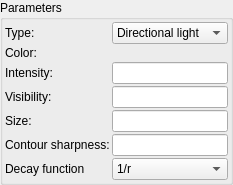
    <widget class="QGroupBox" name="groupBox">
     <property name="title">
      <string>Parameters</string>
     </property>
     <layout class="QVBoxLayout" name="verticalLayout_2">
      <property name="leftMargin">
       <number>2</number>
      </property>
      <property name="topMargin">
       <number>2</number>
      </property>
      <property name="rightMargin">
       <number>2</number>
      </property>
      <property name="bottomMargin">
       <number>2</number>
      </property>
      <item>
       <layout class="QGridLayout" name="gridLayout_2">
        <property name="spacing">
         <number>2</number>
        </property>
        <item row="2" column="1">
         <widget class="MyLineEdit" name="logedit_intensity">
          <property name="sizePolicy">
           <sizepolicy hsizetype="Expanding" vsizetype="Maximum">
            <horstretch>0</horstretch>
            <verstretch>0</verstretch>
           </sizepolicy>
          </property>
          <property name="toolTip">
           <string>&lt;html&gt;&lt;head/&gt;&lt;body&gt;&lt;p&gt;Brightness of the light source. Strength of  illumination.&lt;/p&gt;&lt;/body&gt;&lt;/html&gt;</string>
          </property>
         </widget>
        </item>
        <item row="1" column="1">
         <widget class="MyColorButton" name="colorButton_color" native="true">
          <property name="toolTip">
           <string>&lt;html&gt;&lt;head/&gt;&lt;body&gt;&lt;p&gt;Color of light source&lt;/p&gt;&lt;/body&gt;&lt;/html&gt;</string>
          </property>
          <property name="text" stdset="0">
           <string>PushButton</string>
          </property>
         </widget>
        </item>
        <item row="2" column="0">
         <widget class="QLabel" name="label_11">
          <property name="text">
           <string>Intensity:</string>
          </property>
         </widget>
        </item>
        <item row="4" column="0">
         <widget class="QLabel" name="label_14">
          <property name="text">
           <string>Size:</string>
          </property>
         </widget>
        </item>
        <item row="4" column="1">
         <widget class="MyLineEdit" name="logedit_size">
          <property name="sizePolicy">
           <sizepolicy hsizetype="Expanding" vsizetype="Maximum">
            <horstretch>0</horstretch>
            <verstretch>0</verstretch>
           </sizepolicy>
          </property>
          <property name="toolTip">
           <string>&lt;html&gt;&lt;head/&gt;&lt;body&gt;&lt;p&gt;Size of illuminated fog around the light source.&lt;/p&gt;&lt;/body&gt;&lt;/html&gt;</string>
          </property>
         </widget>
        </item>
        <item row="3" column="1">
         <widget class="MyLineEdit" name="logedit_visibility">
          <property name="sizePolicy">
           <sizepolicy hsizetype="Expanding" vsizetype="Maximum">
            <horstretch>0</horstretch>
            <verstretch>0</verstretch>
           </sizepolicy>
          </property>
          <property name="toolTip">
           <string>&lt;html&gt;&lt;head/&gt;&lt;body&gt;&lt;p&gt;Visibility of the light source. It simulates illuminated fog around the light source.&lt;/p&gt;&lt;/body&gt;&lt;/html&gt;</string>
          </property>
         </widget>
        </item>
        <item row="3" column="0">
         <widget class="QLabel" name="label_13">
          <property name="text">
           <string>Visibility:</string>
          </property>
         </widget>
        </item>
        <item row="0" column="1">
         <widget class="MyComboBox" name="comboBox_type">
          <property name="toolTip">
           <string>&lt;html&gt;&lt;head/&gt;&lt;body&gt;&lt;p&gt;Selection of light source type&lt;/p&gt;&lt;p&gt;- Directional light - light source emitting from infinite distance at the angle defined by user&lt;/p&gt;&lt;p&gt;- Point light - light source emitting evenly around user defined point&lt;/p&gt;&lt;p&gt;- Spot light - light source emitting conical beam&lt;/p&gt;&lt;p&gt;- Projection - light source emitting beam of light colorized by texture image&lt;/p&gt;&lt;p&gt;- Beam - linear beam of the light (requires Monte Carlo rendering mode)&lt;/p&gt;&lt;/body&gt;&lt;/html&gt;</string>
          </property>
          <item>
           <property name="text">
            <string>Directional light</string>
           </property>
          </item>
          <item>
           <property name="text">
            <string>Point light</string>
           </property>
          </item>
          <item>
           <property name="text">
            <string>Spot light</string>
           </property>
          </item>
          <item>
           <property name="text">
            <string>Projection</string>
           </property>
          </item>
          <item>
           <property name="text">
            <string>Beam</string>
           </property>
          </item>
         </widget>
        </item>
        <item row="6" column="0">
         <widget class="QLabel" name="label_15">
          <property name="text">
           <string>Decay function</string>
          </property>
         </widget>
        </item>
        <item row="0" column="0">
         <widget class="QLabel" name="label_2">
          <property name="text">
           <string>Type:</string>
          </property>
         </widget>
        </item>
        <item row="1" column="0">
         <widget class="QLabel" name="label_12">
          <property name="text">
           <string>Color:</string>
          </property>
         </widget>
        </item>
        <item row="6" column="1">
         <widget class="MyComboBox" name="comboBox_decayFunction">
          <property name="toolTip">
           <string>&lt;html&gt;&lt;head/&gt;&lt;body&gt;&lt;p&gt;Decay function defines how light intensity decays with distance from the light. Decay function 1/r² complies with the laws of physics. 1/r reduces the decaying of light intensity. 1/r³ increases the decaying of light intensity. &lt;/p&gt;&lt;/body&gt;&lt;/html&gt;</string>
          </property>
          <item>
           <property name="text">
            <string>1/r</string>
           </property>
          </item>
          <item>
           <property name="text">
            <string>1/r²</string>
           </property>
          </item>
          <item>
           <property name="text">
            <string>1/r³</string>
           </property>
          </item>
         </widget>
        </item>
        <item row="5" column="1">
         <widget class="MyLineEdit" name="logedit_contour_sharpness">
          <property name="sizePolicy">
           <sizepolicy hsizetype="Expanding" vsizetype="Maximum">
            <horstretch>0</horstretch>
            <verstretch>0</verstretch>
           </sizepolicy>
          </property>
          <property name="toolTip">
           <string>&lt;html&gt;&lt;head/&gt;&lt;body&gt;&lt;p&gt;Sharpness of contour of the light source.&lt;/p&gt;&lt;/body&gt;&lt;/html&gt;</string>
          </property>
         </widget>
        </item>
        <item row="5" column="0">
         <widget class="QLabel" name="label_16">
          <property name="text">
           <string>Contour sharpness:</string>
          </property>
         </widget>
        </item>
       </layout>
      </item>
     </layout>
    </widget>
